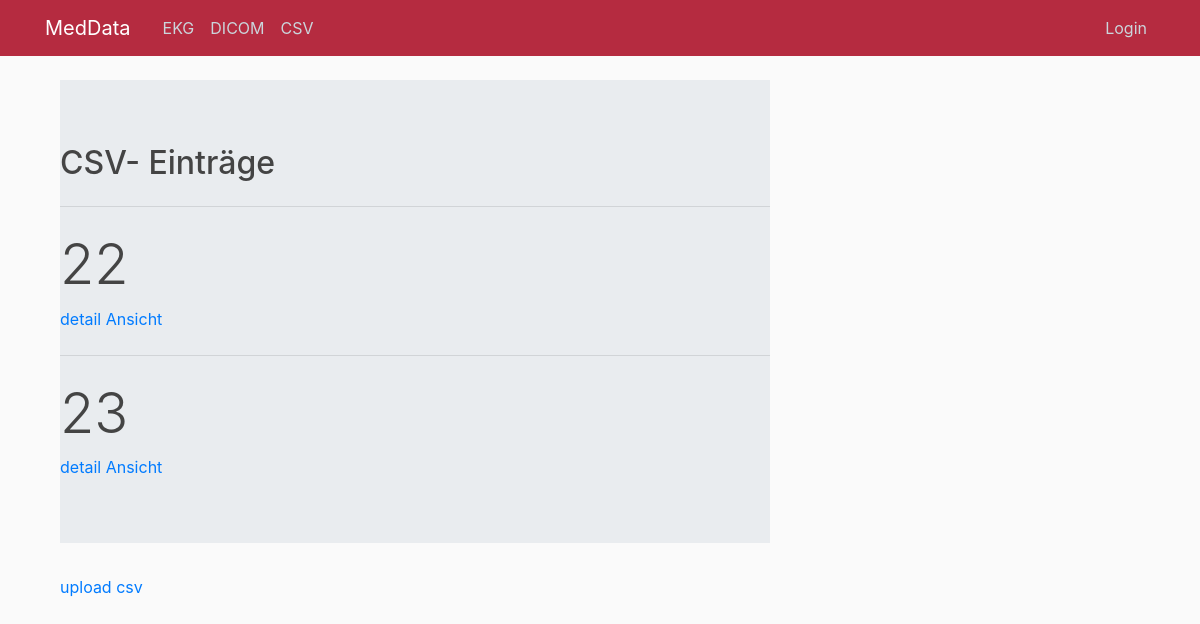
The app's page /csv, older data.
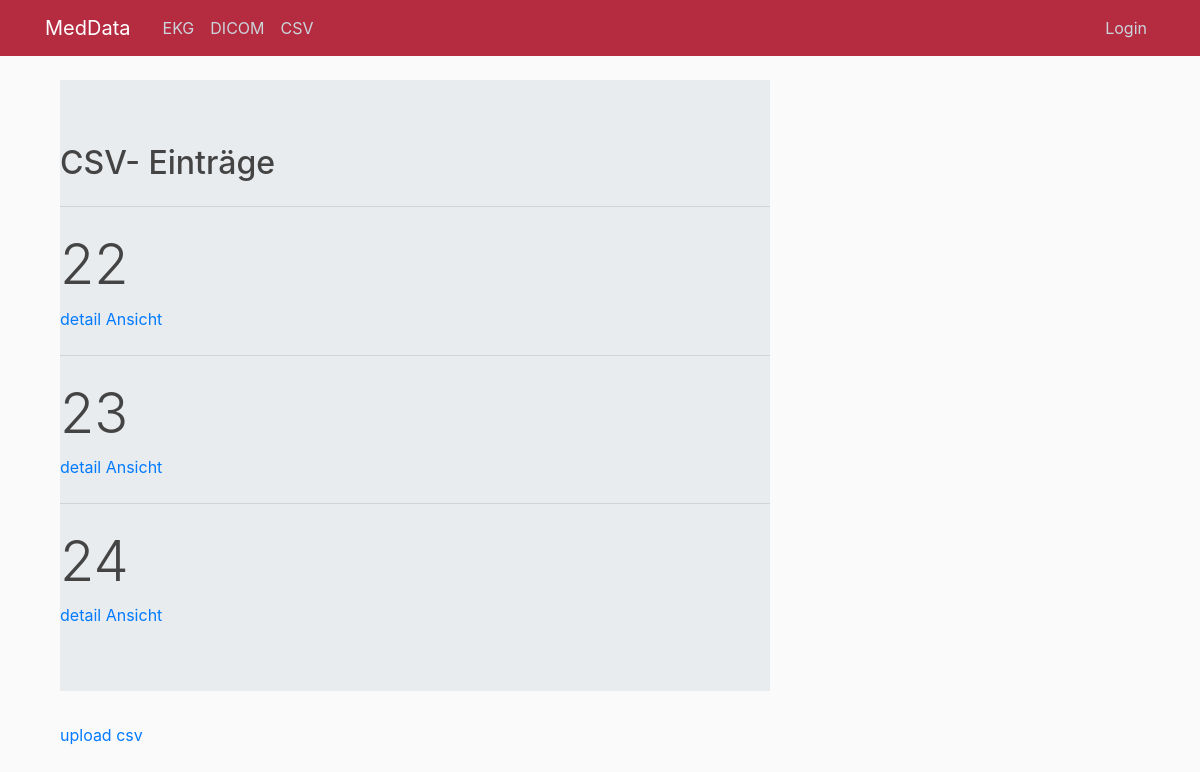
The same page, newer data.
### csv_viewer/models.py (models this page shows, shortened)
class csvFileModel(models.Model):
    f_uuid = models.AutoField(primary_key=True)
    f_name = models.CharField(max_length=50)
    f_firstRow = models.IntegerField(max_length=20)
    f_lasttRow = models.IntegerField(max_length=20)
    c_parameter = models.CharField(max_length=200)

### csv_viewer/views.py (the view)
# urls.py: path('', views.home, name='csv-home'),
def home(request):
    csv_files = csvFileModel.objects.values('f_uuid')
    csv_name = csvFileModel.objects.values('f_name')
    context = {
        'dataLists': csv_files,
        'names': csv_name,
    }
    return render(request, 'csv_viewer/csv_list.html', context)

### csv_viewer/templates/csv_viewer/csv_list.html
{% extends "startpage/base.html" %}
{% block content %}
<body>
    <div class="jumbotron jumbotron-fluid" type="content">
        <h2 class="mx-auto">CSV- Einträge</h2>
        {% for dL in dataLists%} <hr class="my-4">
        <h5 class="display-4" >{{dL.f_uuid}}</h5>
        <a href="{% url 'csv-detail' value=dL.f_uuid %}">detail Ansicht</a>
        {% endfor %}
    </div>
    <a href="{% url 'contact_upload'%}"> upload csv</a>
</body>
{% endblock content %}

Row changes from the older to the newer data that the page shows:
added csvFileModel: f_uuid "24"
